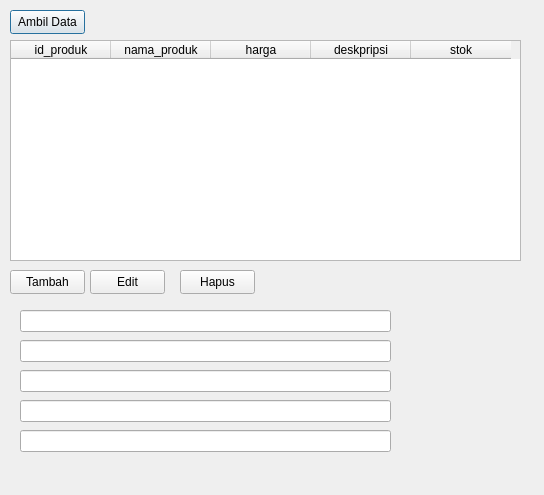
<?xml version="1.0" encoding="UTF-8"?>
<ui version="4.0">
 <class>produk</class>
 <widget class="QDialog" name="produk">
  <property name="geometry">
   <rect>
    <x>0</x>
    <y>0</y>
    <width>544</width>
    <height>495</height>
   </rect>
  </property>
  <property name="windowTitle">
   <string>PRODUK</string>
  </property>
  <widget class="QLineEdit" name="lineEdit">
   <property name="geometry">
    <rect>
     <x>20</x>
     <y>310</y>
     <width>371</width>
     <height>22</height>
    </rect>
   </property>
  </widget>
  <widget class="QLineEdit" name="lineEdit_2">
   <property name="geometry">
    <rect>
     <x>20</x>
     <y>340</y>
     <width>371</width>
     <height>22</height>
    </rect>
   </property>
  </widget>
  <widget class="QLineEdit" name="lineEdit_3">
   <property name="geometry">
    <rect>
     <x>20</x>
     <y>370</y>
     <width>371</width>
     <height>22</height>
    </rect>
   </property>
  </widget>
  <widget class="QLineEdit" name="lineEdit_4">
   <property name="geometry">
    <rect>
     <x>20</x>
     <y>400</y>
     <width>371</width>
     <height>22</height>
    </rect>
   </property>
  </widget>
  <widget class="QLineEdit" name="lineEdit_5">
   <property name="geometry">
    <rect>
     <x>20</x>
     <y>430</y>
     <width>371</width>
     <height>22</height>
    </rect>
   </property>
  </widget>
  <widget class="QPushButton" name="pushButton">
   <property name="geometry">
    <rect>
     <x>10</x>
     <y>10</y>
     <width>75</width>
     <height>24</height>
    </rect>
   </property>
   <property name="text">
    <string>Ambil Data</string>
   </property>
  </widget>
  <widget class="QPushButton" name="pushButton_2">
   <property name="geometry">
    <rect>
     <x>10</x>
     <y>270</y>
     <width>75</width>
     <height>24</height>
    </rect>
   </property>
   <property name="text">
    <string>Tambah</string>
   </property>
  </widget>
  <widget class="QPushButton" name="pushButton_3">
   <property name="geometry">
    <rect>
     <x>180</x>
     <y>270</y>
     <width>75</width>
     <height>24</height>
    </rect>
   </property>
   <property name="text">
    <string>Hapus</string>
   </property>
  </widget>
  <widget class="QPushButton" name="pushButton_4">
   <property name="geometry">
    <rect>
     <x>90</x>
     <y>270</y>
     <width>75</width>
     <height>24</height>
    </rect>
   </property>
   <property name="text">
    <string>Edit</string>
   </property>
  </widget>
  <widget class="QTableWidget" name="tableWidget">
   <property name="geometry">
    <rect>
     <x>10</x>
     <y>40</y>
     <width>511</width>
     <height>221</height>
    </rect>
   </property>
   <column>
    <property name="text">
     <string>id_produk</string>
    </property>
   </column>
   <column>
    <property name="text">
     <string>nama_produk</string>
    </property>
   </column>
   <column>
    <property name="text">
     <string>harga</string>
    </property>
   </column>
   <column>
    <property name="text">
     <string>deskpripsi</string>
    </property>
   </column>
   <column>
    <property name="text">
     <string>stok</string>
    </property>
   </column>
  </widget>
 </widget>
 <resources/>
 <connections/>
</ui>
